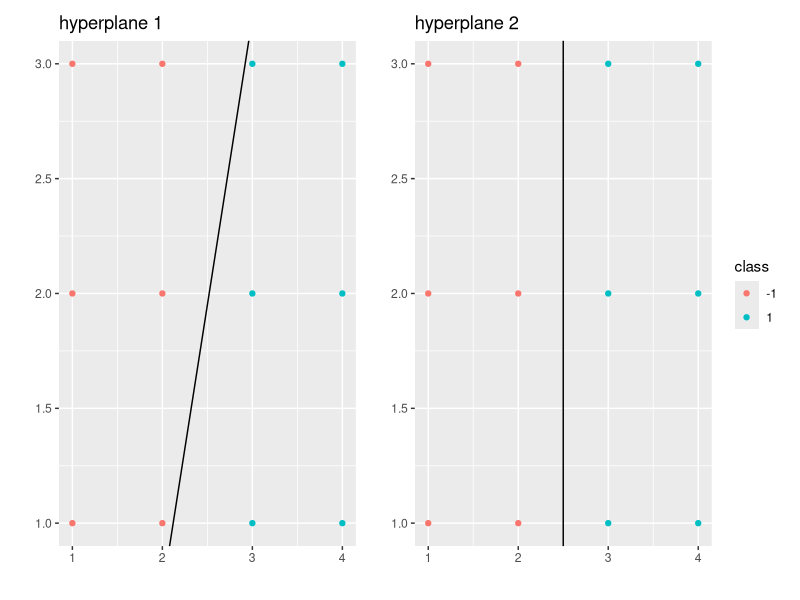
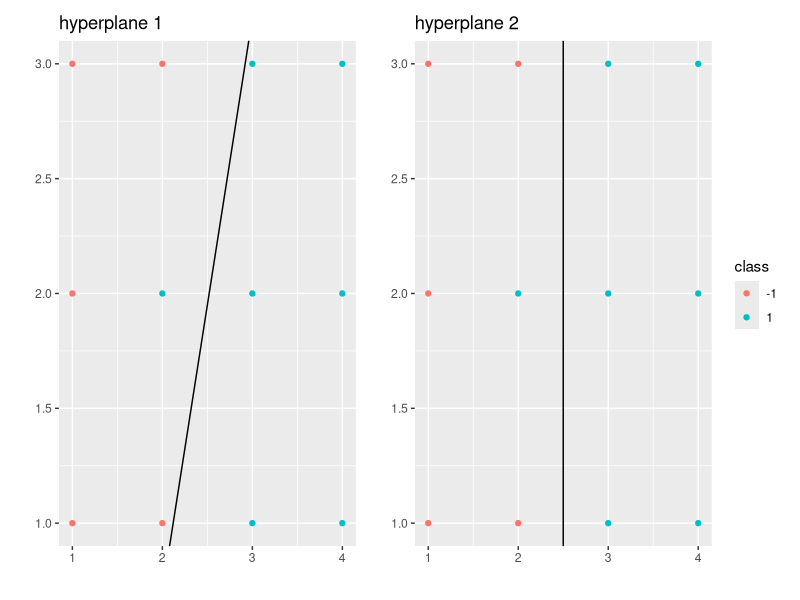
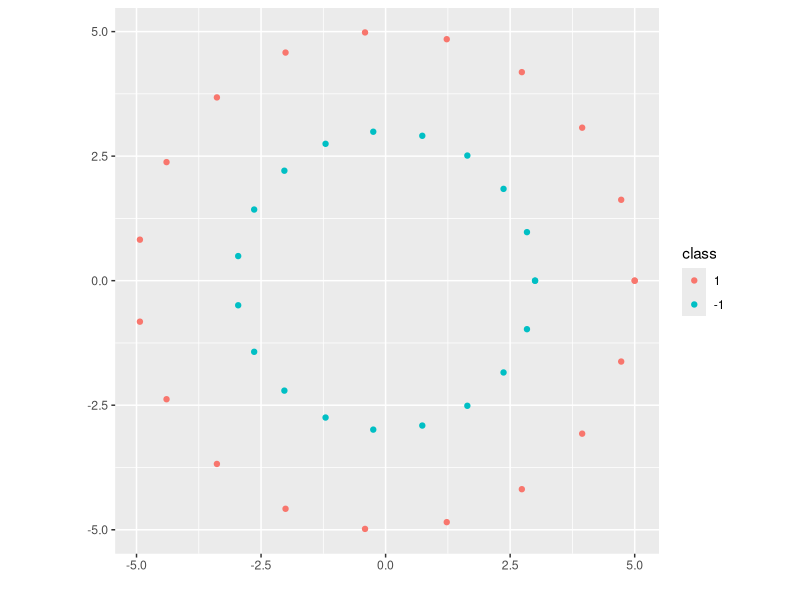
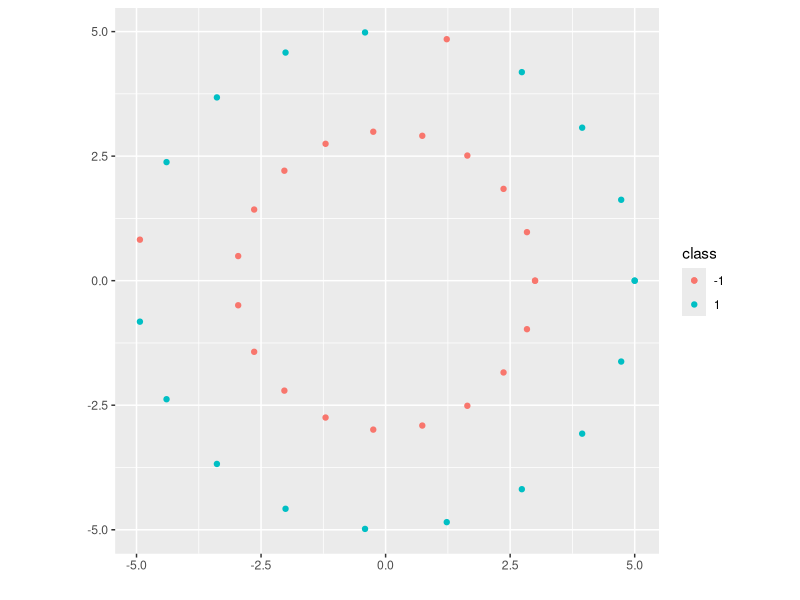

Generate these figures, in order, with R:
## ---- chunk 1
library(tidyverse)
library(patchwork)
example = data.frame(x = rep(1:4, each = 3),
                     y = rep(1:3, 4), 
                     cols = rep(c(-1,1), each=6))
p1 = example %>% ggplot() +
  geom_point(aes(x, y, color = factor(cols))) +
  geom_abline(intercept = -4.3, slope = 2.5, color = "black") + 
  labs(x="", y="", color = "class") +
  ggtitle("hyperplane 1")

p2 = example %>% ggplot() +
  geom_point(aes(x, y, color = factor(cols))) +
  geom_vline(aes(xintercept = 2.5), color = "black") + 
  labs(x="", y="", color = "class") +
  ggtitle("hyperplane 2")

p1+p2 + plot_layout(guides = "collect")
## ---- chunk 2
library(tidyverse)
library(patchwork)
example = data.frame(x = rep(1:4, each = 3),
                     y = rep(1:3, 4), 
                     cols = rep(c(-1,1), each=6))
example$cols[5] = 1
p1 = example %>% ggplot() +
  geom_point(aes(x, y, color = factor(cols))) +
  geom_abline(intercept = -4.3, slope = 2.5, color = "black") + 
  labs(x="", y="", color = "class") +
  ggtitle("hyperplane 1")

p2 = example %>% ggplot() +
  geom_point(aes(x, y, color = factor(cols))) +
  geom_vline(aes(xintercept = 2.5), color = "black") + 
  labs(x="", y="", color = "class") +
  ggtitle("hyperplane 2")

p1+p2 + plot_layout(guides = "collect")
## ---- chunk 3
radius1 <- 5
radius2 <- 3
center_x <- 0
center_y <- 0
num_points <- 20

theta <- seq(0, 2 * pi, length.out = num_points)
x1 <- center_x + radius1 * cos(theta)
y1 <- center_y + radius1 * sin(theta)
x2 <- center_x + radius2 * cos(theta)
y2 <- center_y + radius2 * sin(theta)
circle_points <- data.frame(x1, y1, x2, y2)

ggplot(circle_points) +
  geom_point(aes(x1, y1, col=factor(1))) +
  geom_point(aes(x2, y2, col=factor(-1))) +
  coord_fixed() + 
  labs(x="", y="", color = "class")
## ---- chunk 4
radius1 <- 5
radius2 <- 3
center_x <- 0
center_y <- 0
num_points <- 20

theta <- seq(0, 2 * pi, length.out = num_points)
x1 <- center_x + radius1 * cos(theta)
y1 <- center_y + radius1 * sin(theta)
x2 <- center_x + radius2 * cos(theta)
y2 <- center_y + radius2 * sin(theta)
circle_points <- data.frame(x1, y1, x2, y2,
                            cols1 = rep(1, num_points),
                            cols2 = rep(-1, num_points))
circle_points$cols1[c(5,10)] = c(-1,-1)

ggplot(circle_points) +
  geom_point(aes(x1, y1, col=factor(cols1))) +
  geom_point(aes(x2, y2, col=factor(cols2))) +
  coord_fixed() + 
  labs(x="", y="", color = "class")
